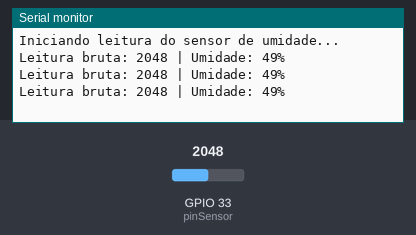
This sketch was run on a simulated ESP32. Shown: the last lines printed to the serial monitor. The inputs (shaded band) are chosen by the test bench; at power-on: GPIO 33 (pinSensor) = 2048.

Above: at 2.2 s.
2.3 s: GPIO 33 (pinSensor) set to 2866
At 2.9 s:
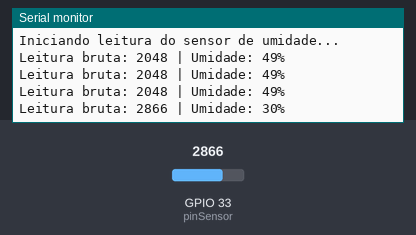
3.8 s: GPIO 33 (pinSensor) set to 3603
At 4.4 s:
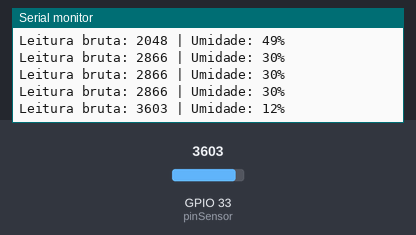
Timing chart, 0 to 6.8 s (numbered marks = the images above; inputs shaded):
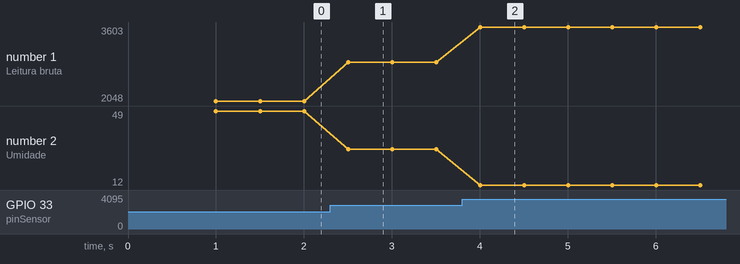

The sketch:

EmbarcadoESP32-UnicoSensor.ino
```cpp
const int pinSensor = 33;

void setup() {

    Serial.begin(115200);
    delay(1000);
    Serial.println("Iniciando leitura do sensor de umidade...");

}

void loop() {

  int leitura = analogRead(pinSensor);

  int umidadePercentual = map(leitura, 4095, 0, 0, 100);

  Serial.print("Leitura bruta: ");
  Serial.print(leitura);
  Serial.print(" | Umidade: ");
  Serial.print(umidadePercentual);
  Serial.println("%");

  delay(500);

}
```

Measured:
- after the input at 2.3 s, the serial monitor: prints a new line after 0.20 s (image 1)
- after the input at 3.8 s, the serial monitor: prints a new line after 0.20 s (image 2)
- plotted number 1: 2048 → 2866 after the input at 2.3 s, 2866 → 3603 after the input at 3.8 s
- plotted number 2: 49 → 30 after the input at 2.3 s, 30 → 12 after the input at 3.8 s
